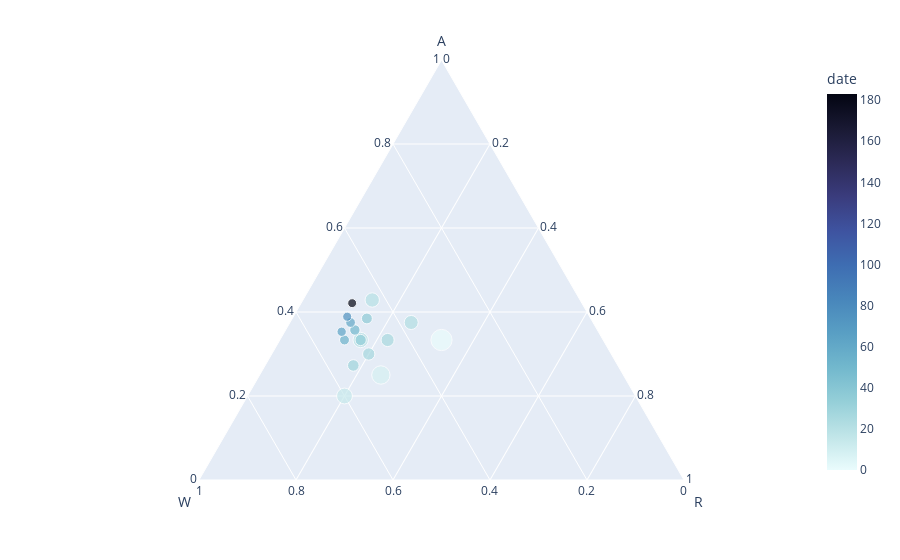

Notebook code cell kept with this figure:
### Code cell
import numpy as np
import pandas as pd
import matplotlib.pyplot as plt
from scipy.stats import dirichlet
import plotly.express as px
import datetime

interviews = [
(np.datetime64("2022-09-09"),"W"), # wvu - 9/9 waitlist
(np.datetime64("2022-09-15"),"W"), # etsu - 9/15 waitlist
(np.datetime64("2022-09-20"),"A"), # SLU - 9/20 acceptance
(np.datetime64("2022-09-21"),"A"), # geisinger - 9/21 acceptance
(np.datetime64("2022-09-23"),"R"), # cin - 9/23 rejection
(np.datetime64("2022-09-27"),"W"), # temple - 9/27 waitlist
(np.datetime64("2022-09-28"),"W"), # evms - 9/28 waitlist
(np.datetime64("2022-09-30"),"W"), # einstein - 9/30 waitlist
(np.datetime64("2022-10-06"),"A"), # michigan - 10/6 acceptance
(np.datetime64("2022-10-07"),"A"), # drexel - 10/7 acceptance
(np.datetime64("2022-10-21"),"W"), # vandy - 10/21 waitlist
(np.datetime64("2022-10-24"),"W"), # wake - 10/24 waitlist
(np.datetime64("2022-11-01"),"A"), # nymc - 11/1 acceptance
(np.datetime64("2022-11-03"),"W"), # cornell - 11/3 waitlist
(np.datetime64("2022-11-15"),"A"), # ut - 11/15 acceptance
(np.datetime64("2023-03-03"),"A"), # quin - 3/3 acceptance
]

result_dict = {
"A": 0,
"W": 0,
"R": 0
}

def scale_date(date):
    return int((date-np.datetime64("2022-09-01"))/np.timedelta64(1,'D'))

alpha_evolution = [[1,1,1]]
dates = [0]
means = []
var = []

for (d,i) in interviews:
    dates.append(scale_date(d))
    result_dict[i] += 1
    alpha_evolution.append([result_dict["A"]+1,result_dict["W"]+1,result_dict["R"]+1])
    
for alpha in alpha_evolution:
    a = np.array(alpha)
    means.append(dirichlet.mean(a))
    var.append(sum(dirichlet.var(a)))
    
df = pd.DataFrame(means,columns=['A','W','R'])
df['σ²'] = var
df['date'] = dates
fig = px.scatter_ternary(df,a="A",b="W",c="R",size="σ²",size_max=15,color='date',color_continuous_scale="ice_r")
fig.show()
# ice, algae, pubu

### Figure 1 — Plotly figure (JSON) as saved in the notebook; plotly's stock layout.template omitted (floating-point values rounded to 4 significant figures)
{"data": [{"a": [0.3333, 0.25, 0.2, 0.3333, 0.4286, 0.375, 0.3333, 0.3, 0.2727, 0.3333, 0.3846, 0.3571, 0.3333, 0.375, 0.3529, 0.3889, 0.4211], "b": [0.3333, 0.5, 0.6, 0.5, 0.4286, 0.375, 0.4444, 0.5, 0.5455, 0.5, 0.4615, 0.5, 0.5333, 0.5, 0.5294, 0.5, 0.4737], "c": [0.3333, 0.25, 0.2, 0.1667, 0.1429, 0.25, 0.2222, 0.2, 0.1818, 0.1667, 0.1538, 0.1429, 0.1333, 0.125, 0.1176, 0.1111, 0.1053], "hovertemplate": "A=%{a}<br>W=%{b}<br>R=%{c}<br>σ²=%{marker.size}<br>date=%{marker.color}<extra></extra>", "legendgroup": "", "marker": {"color": [0, 8, 14, 19, 20, 22, 26, 27, 29, 35, 36, 50, 53, 61, 63, 75, 183], "coloraxis": "coloraxis", "size": [0.1667, 0.125, 0.09333, 0.0873, 0.07653, 0.07292, 0.0642, 0.05636, 0.04959, 0.04701, 0.04396, 0.04014, 0.03667, 0.03493, 0.0323, 0.03086, 0.02936], "sizemode": "area", "sizeref": 0.0007407, "symbol": "circle"}, "mode": "markers", "name": "", "showlegend": false, "subplot": "ternary", "type": "scatterternary"}], "layout": {"autosize": true, "coloraxis": {"colorbar": {"title": {"text": "date"}}, "colorscale": [[0, "rgb(234, 252, 253)"], [0.09091, "rgb(192, 229, 232)"], [0.1818, "rgb(149, 207, 216)"], [0.2727, "rgb(114, 184, 205)"], [0.3636, "rgb(89, 159, 196)"], [0.4545, "rgb(72, 134, 187)"], [0.5455, "rgb(62, 109, 178)"], [0.6364, "rgb(62, 83, 160)"], [0.7273, "rgb(58, 60, 125)"], [0.8182, "rgb(44, 42, 87)"], [0.9091, "rgb(25, 25, 51)"], [1, "rgb(3, 5, 18)"]]}, "legend": {"itemsizing": "constant", "tracegroupgap": 0}, "margin": {"t": 60}, "ternary": {"aaxis": {"title": {"text": "A"}}, "baxis": {"title": {"text": "W"}}, "caxis": {"title": {"text": "R"}}, "domain": {"x": [0, 1], "y": [0, 1]}}}}
